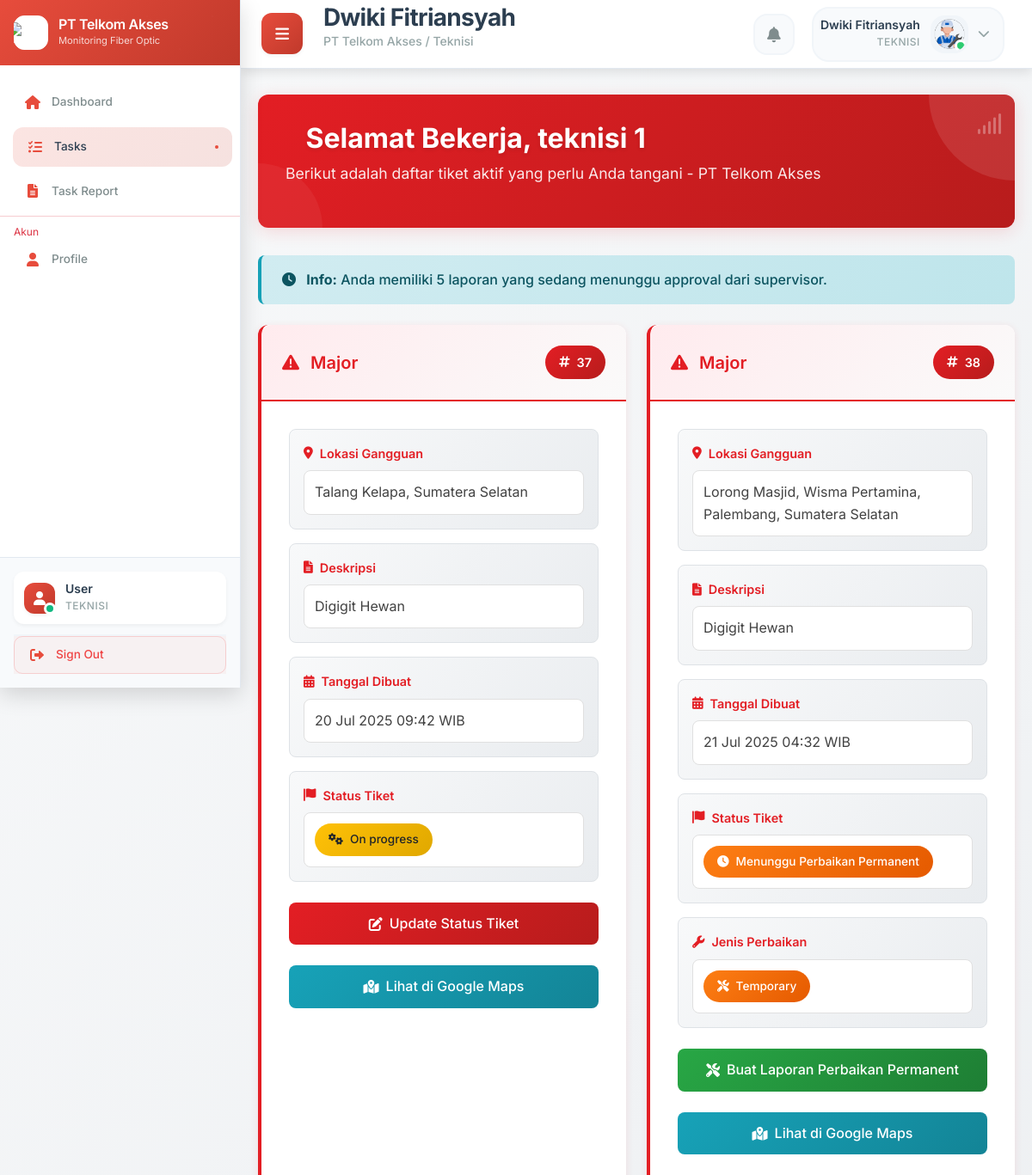
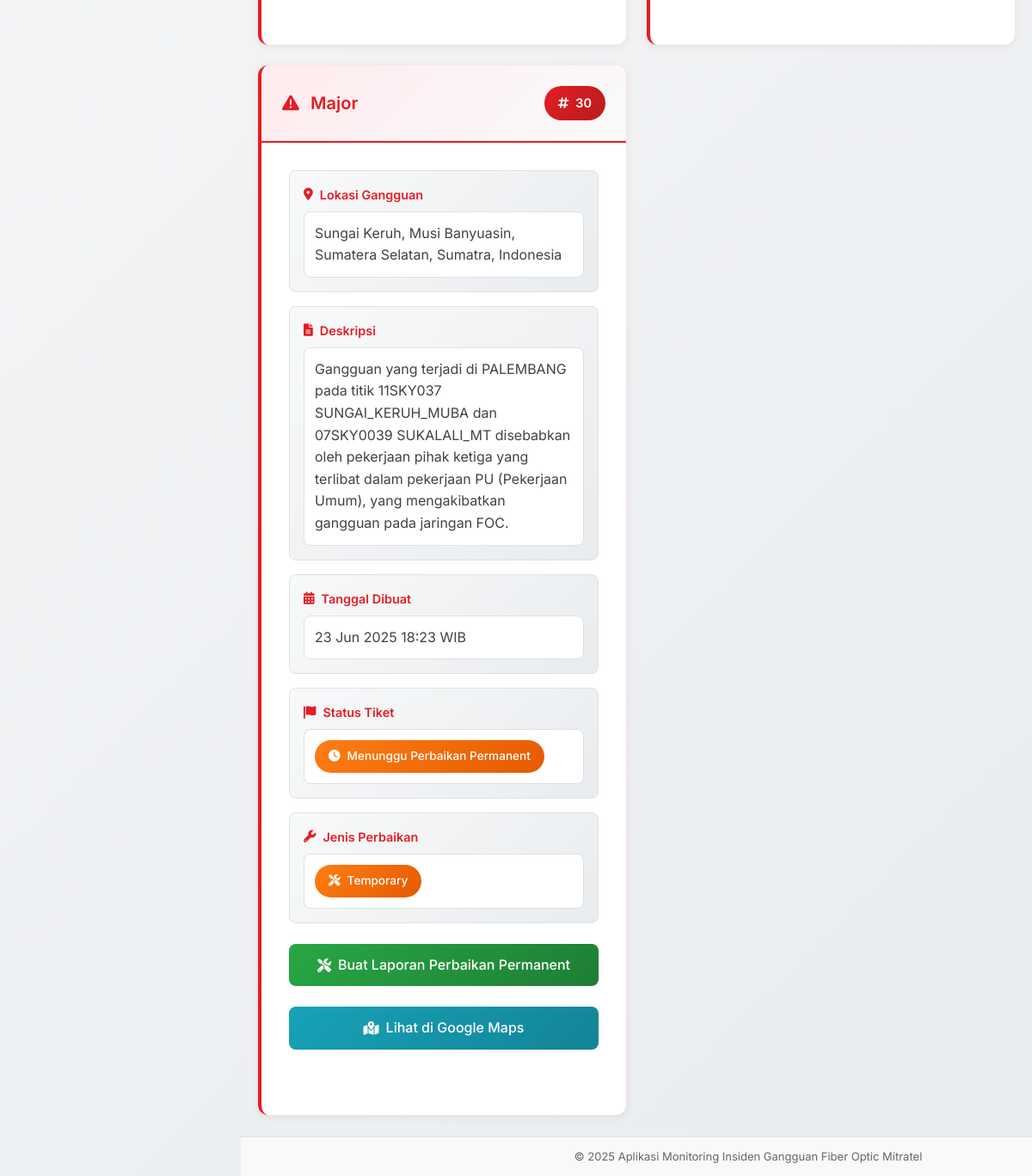
The app's page /view_tiket.php (signed in) with its own data (2 pictures, top to bottom).
### tables this page shows
CREATE TABLE `teknisi` (
  `id_teknisi` int(11) NOT NULL,
  `username` varchar(20) NOT NULL,
  `nama_lengkap` varchar(40) NOT NULL,
  `password` varchar(255) NOT NULL,
  `created_at` timestamp NOT NULL DEFAULT current_timestamp(),
  `telegram_chat_id` varchar(20) DEFAULT NULL,
  `foto` varchar(50) DEFAULT 'default-avatar.jpg'
);

CREATE TABLE `tiket` (
  `id_tiket` int(11) NOT NULL,
  `id_admin` int(11) NOT NULL,
  `id_lokasi` int(11) NOT NULL,
  `jenis_gangguan` varchar(20) NOT NULL,
  `deskripsi` text DEFAULT NULL,
  `status` enum('open','on progress','selesai') DEFAULT 'open',
  `created_at` timestamp NOT NULL DEFAULT current_timestamp()
);

CREATE TABLE `lokasi` (
  `id_lokasi` int(11) NOT NULL,
  `alamat` text NOT NULL,
  `latitude` decimal(10,8) NOT NULL,
  `longitude` decimal(11,8) NOT NULL
);

### view_tiket.php (the view, shortened to what this page needs)
<?php
require '../../config/config.php';
$userRole = 'teknisi';
$stmt = $pdo->prepare("
    SELECT DISTINCT t.*, l.alamat, l.latitude, l.longitude,
           r.id_laporan as laporan_id, r.jenis_perbaikan,
           lp_rejected.status_approval as rejected_status,
           lp_rejected.catatan_supervisor,
           lp_rejected.id_laporan_pending,
           lp_pending.status_approval as pending_status,
           CASE
               WHEN lp_rejected.status_approval = 'rejected' AND lp_pending.status_approval IS NULL THEN 'rejected'
               ELSE t.status
           END as display_status
    FROM tiket t
    JOIN penugasan p ON t.id_tiket = p.id_tiket
    JOIN lokasi l ON t.id_lokasi = l.id_lokasi
    LEFT JOIN laporan r ON t.id_tiket = r.id_tiket
    LEFT JOIN laporan_pending lp_rejected ON t.id_tiket = lp_rejected.id_tiket AND lp_rejected.status_approval = 'rejected'
    LEFT JOIN laporan_pending lp_pending ON t.id_tiket = lp_pending.id_tiket AND lp_pending.status_approval = 'pending'
    WHERE p.id_teknisi = ?
    AND (
        t.status != 'selesai'
        OR (t.status = 'selesai' AND r.jenis_perbaikan = 'temporary')
        OR (lp_rejected.status_approval = 'rejected' AND lp_pending.status_approval IS NULL)
    )
    AND lp_pending.status_approval IS NULL
    ORDER BY
        CASE
            WHEN lp_rejected.status_approval = 'rejected' AND lp_pending.status_approval IS NULL THEN 1
            WHEN t.status = 'open' THEN 2
            WHEN t.status = 'on progress' THEN 3
            WHEN t.status = 'selesai' AND r.jenis_perbaikan = 'temporary' THEN 4
        END,
        t.created_at DESC
");
$stmt->execute([$_SESSION['user_id']]);
$tiket = $stmt->fetchAll();
?>
<!DOCTYPE html>
<html lang="id">
<head>
    <link rel="stylesheet" href="https://cdnjs.cloudflare.com/ajax/libs/font-awesome/6.0.0/css/all.min.css">
    <link rel="stylesheet" href="https://cdn.jsdelivr.net/npm/bootstrap@5.3.0/dist/css/bootstrap.min.css">
</head>
<body>
    <?php include('../../includes/sidebar.php'); ?>
    <div class="content-wrapper">
        <?php include('../../includes/topbar.php'); ?>
        <?php showTopbar($userRole, $username); ?>
        <div class="teknisi-main-content">
            <div class="teknisi-header-section">
                <div class="teknisi-telkom-logo">
                    <i class="fas fa-signal"></i>
                </div>
                <div class="teknisi-header-content">
                    <h1 class="teknisi-header-title">
                        Selamat Bekerja, <?= htmlspecialchars($username) ?>
                    </h1>
                    <p class="teknisi-header-subtitle">
                        Berikut adalah daftar tiket aktif yang perlu Anda tangani - PT Telkom Akses
                    </p>
                </div>
            </div>
            <?php
            $stmt_pending = $pdo->prepare("
                SELECT COUNT(*) as pending_count
                FROM laporan_pending lp
                JOIN tiket t ON lp.id_tiket = t.id_tiket
                JOIN penugasan p ON t.id_tiket = p.id_tiket
                WHERE p.id_teknisi = ? AND lp.status_approval = 'pending'
            ");
            $stmt_pending->execute([$_SESSION['user_id']]);
            $pending_count = $stmt_pending->fetch()['pending_count'];
            if($pending_count > 0): ?>
                <div class="teknisi-alert teknisi-alert-info">
                    <i class="fas fa-clock me-2"></i>
                    <strong>Info:</strong> Anda memiliki <?= $pending_count ?> laporan yang sedang menunggu approval dari supervisor.
                </div>
            <?php endif; ?>
            <div class="row g-4">
                <?php if(count($tiket) > 0): ?>
                    <?php foreach ($tiket as $t): ?>
                        <div class="col-lg-6 col-md-6">
                            <div class="teknisi-card h-100 <?= $t['display_status'] == 'rejected' ? 'teknisi-card-rejected' : '' ?>">
                                <div class="teknisi-card-header <?= $t['display_status'] == 'rejected' ? 'teknisi-card-header-rejected' : '' ?>">
                                    <div class="teknisi-card-title <?= $t['display_status'] == 'rejected' ? 'teknisi-card-title-rejected' : '' ?>">
                                        <span>
                                            <i class="fas fa-exclamation-triangle me-2"></i>
                                            <?= htmlspecialchars($t['jenis_gangguan']) ?>
                                        </span>
                                        <span class="teknisi-tiket-id <?= $t['display_status'] == 'rejected' ? 'teknisi-tiket-id-rejected' : '' ?>">
                                            <i class="fas fa-hashtag"></i>
                                            <?= $t['id_tiket'] ?>
                                        </span>
                                    </div>
                                </div>
                                <div class="teknisi-card-body">
                                    <div class="teknisi-info-grid">
                                        <div class="teknisi-info-item">
                                            <div class="teknisi-info-label <?= $t['display_status'] == 'rejected' ? 'teknisi-info-label-rejected' : '' ?>">
                                                <i class="fas fa-map-marker-alt"></i>
                                                Lokasi Gangguan
                                            </div>
                                            <div class="teknisi-info-value">
                                                <?= htmlspecialchars($t['alamat']) ?>
                                            </div>
                                        </div>
                                        <div class="teknisi-info-item">
                                            <div class="teknisi-info-label <?= $t['display_status'] == 'rejected' ? 'teknisi-info-label-rejected' : '' ?>">
                                                <i class="fas fa-file-alt"></i>
                                                Deskripsi
                                            </div>
                                            <div class="teknisi-info-value">
                                                <?= htmlspecialchars($t['deskripsi']) ?>
                                            </div>
                                        </div>
                                        <div class="teknisi-info-item">
                                            <div class="teknisi-info-label <?= $t['display_status'] == 'rejected' ? 'teknisi-info-label-rejected' : '' ?>">
                                                <i class="fas fa-calendar-alt"></i>
                                                Tanggal Dibuat
                                            </div>
                                            <div class="teknisi-info-value">
                                                <?= date('d M Y H:i', strtotime($t['created_at'])) ?> WIB
                                            </div>
                                        </div>
                                        <div class="teknisi-info-item">
                                            <div class="teknisi-info-label <?= $t['display_status'] == 'rejected' ? 'teknisi-info-label-rejected' : '' ?>">
                                                <i class="fas fa-flag"></i>
                                                Status Tiket
                                            </div>
                                            <div class="teknisi-info-value">
                                                <?php if($t['display_status'] == 'rejected'): ?>
                                                    <span class="teknisi-status-badge teknisi-status-rejected">
                                                        <i class="fas fa-times-circle"></i>
                                                        Laporan Ditolak
                                                    </span>
                                                <?php elseif($t['status'] == 'selesai' && isset($t['jenis_perbaikan']) && $t['jenis_perbaikan'] == 'temporary'): ?>
                                                    <span class="teknisi-status-badge teknisi-status-temporary">
                                                        <i class="fas fa-clock"></i>
                                                        Menunggu Perbaikan Permanent
                                                    </span>
                                                <?php else: ?>
                                                    <span class="teknisi-status-badge <?= $t['status'] == 'open' ? 'teknisi-status-open' : 'teknisi-status-progress' ?>">
                                                        <i class="fas <?= $t['status'] == 'open' ? 'fa-exclamation-circle' : 'fa-cogs' ?>"></i>
                                                        <?= ucfirst($t['status']) ?>
                                                    </span>
                                                <?php endif; ?>
                                            </div>
                                        </div>
                                        <?php if(isset($t['jenis_perbaikan']) && $t['jenis_perbaikan'] == 'temporary'): ?>
                                        <div class="teknisi-info-item">
                                            <div class="teknisi-info-label <?= $t['display_status'] == 'rejected' ? 'teknisi-info-label-rejected' : '' ?>">
                                                <i class="fas fa-wrench"></i>
                                                Jenis Perbaikan
                                            </div>
                                            <div class="teknisi-info-value">
                                                <span class="teknisi-status-badge teknisi-status-temporary">
                                                    <i class="fas fa-tools"></i>
                                                    Temporary
                                                </span>
                                            </div>
                                        </div>
                                        <?php endif; ?>
                                    </div>
                                    <div class="teknisi-actions">
                                        <?php if($t['display_status'] == 'rejected'): ?>
                                            <a href="update_status.php?tiket_id=<?= $t['id_tiket'] ?>" class="teknisi-btn teknisi-btn-warning">
                                                <i class="fas fa-redo"></i>
                                                Perbaiki & Kirim Ulang Laporan
                                            </a>
                                        <?php elseif($t['status'] != 'selesai'): ?>
                                            <a href="update_status.php?tiket_id=<?= $t['id_tiket'] ?>" class="teknisi-btn teknisi-btn-primary">
                                                <i class="fas fa-edit"></i>
                                                Update Status Tiket
                                            </a>
                                        <?php elseif(isset($t['jenis_perbaikan']) && $t['jenis_perbaikan'] == 'temporary'): ?>
                                            <a href="create_permanent_repair.php?tiket_id=<?= $t['id_tiket'] ?>&laporan_id=<?= $t['laporan_id'] ?>" class="teknisi-btn teknisi-btn-success">
                                                <i class="fas fa-tools"></i>
                                                Buat Laporan Perbaikan Permanent
                                            </a>
                                        <?php endif; ?>
                                        <?php if(!empty($t['latitude']) && !empty($t['longitude'])): ?>
                                            <a href="https://www.google.com/maps?q=<?= $t['latitude'] ?>,<?= $t['longitude'] ?>"
                                               target="_blank" class="teknisi-btn teknisi-btn-info">
                                                <i class="fas fa-map-marked-alt"></i>
                                                Lihat di Google Maps
                                            </a>
                                        <?php endif; ?>
                                    </div>
                                </div>
                            </div>
                        </div>
                    <?php endforeach; ?>
                <?php endif; ?>
            </div>
        </div>
        <?php include('../../includes/footer2.php'); ?>
    </div>
</body>
</html>

### topbar.php (shortened to what this page needs)
<?php
function showTopbar($userRole, $username) {
    global $pdo;
    $user_id = $_SESSION['user_id'];
    $username = $_SESSION['username'];
    $role = $_SESSION['role'];
    $table = '';
    $id_field = '';
    if ($role === 'admin') {
        $table = 'admin';
        $id_field = 'id_admin';
    } elseif ($role === 'teknisi') {
        $table = 'teknisi';
        $id_field = 'id_teknisi';
    } elseif ($role === 'supervisor') {
        $table = 'supervisor';
        $id_field = 'id_supervisor';
    }
    $stmt = $pdo->prepare("SELECT foto, nama_lengkap FROM $table WHERE $id_field = ?");
    $stmt->execute([$user_id]);
    $user = $stmt->fetch();
    $foto_path = $user && $user['foto'] ? "../../uploads/users/" . htmlspecialchars($user['foto']) : "../../uploads/users/default-avatar.jpg";
    $nama_lengkap = $user && $user['nama_lengkap'] ? htmlspecialchars($user['nama_lengkap']) : htmlspecialchars($username);
?>
    <div class="topbar">
        <div class="topbar-left">
            <button id="desktopSidebarToggle" class="desktop-toggle-btn">
                <i class="fa fa-bars"></i>
            </button>
            <div class="page-title">
                <h2><?php echo $nama_lengkap; ?></h2>
                <span class="breadcrumb">PT Telkom Akses / <?php echo ucfirst($userRole); ?></span>
            </div>
        </div>
        <div class="topbar-right">
            <?php if($role === 'teknisi'): ?>
            <div class="notification-wrapper">
                <button class="notification-btn" id="notificationToggle" type="button">
                    <i class="fa fa-bell"></i>
                </button>
            </div>
            <?php endif; ?>
            <div class="user-profile" id="userProfile">
                <div class="user-info-text">
                    <span class="user-name"><?php echo $nama_lengkap; ?></span>
                    <span class="user-role"><?php echo ucfirst($userRole); ?></span>
                </div>
                <div class="user-avatar-topbar">
                    <img src="<?php echo $foto_path; ?>" alt="User Avatar"
                         onerror="this.src='../../uploads/users/default.svg';">
                    <div class="status-indicator online"></div>
                </div>
                <div class="dropdown-arrow">
                    <i class="fa fa-chevron-down"></i>
                </div>
            </div>
        </div>
    </div>
<?php
}
?>

### records on screen
teknisi: nama_lengkap "Dwiki Fitriansyah", foto (picture)
tiket: jenis_gangguan "Major", id_tiket "37", id_lokasi.alamat "Talang Kelapa, Sumatera Selatan", deskripsi "Digigit Hewan", created_at "20 Jul 2025 09:42", status "On progress"
tiket: jenis_gangguan "Major", id_tiket "38", id_lokasi.alamat "Lorong Masjid, Wisma Pertamina, Palembang, Sumatera Selatan", deskripsi "Digigit Hewan", created_at "21 Jul 2025 04:32", status "selesai" (drawn), shows "Jenis Perbaikan"
tiket: jenis_gangguan "Major", id_tiket "30", id_lokasi.alamat "Sungai Keruh, Musi Banyuasin, Sumatera Selatan, Sumatra, Indonesia", deskripsi "Gangguan yang terjadi di PALEMBANG pada titik 11SKY037 SUNGAI_KERUH_MUBA dan 07SKY0039 SUKALALI_MT disebabkan oleh pekerjaan pihak ketiga yang terlibat dalam pekerjaan PU (Pekerjaan Umum), yang mengakibatkan gangguan pada jaringan FOC.", created_at "23 Jun 2025 18:23", status "selesai" (drawn), shows "Jenis Perbaikan"

### other values on screen
$userRole "TEKNISI"
$userRole "Teknisi"
$username "teknisi 1"
$pending_count "5"
